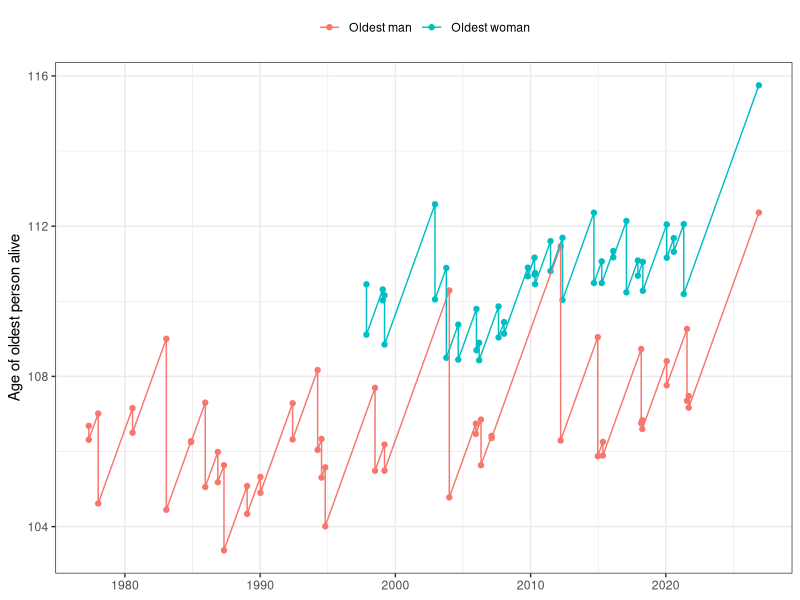

This chart was generated by the following R code:
### LONGEVITY
### 25/09/2021

## required packages
library(ggplot2)

## import data

## .. oldest woman
dfw <- read.csv2("oldest-woman.csv")
dfw$DOB <- as.Date(dfw$DOB, format = "%d/%m/%Y")
dfw$DOD <- as.Date(dfw$DOD, format = "%d/%m/%Y")

## .. oldest man
dfm <- read.csv2("oldest-man.csv")
dfm$DOB <- as.Date(dfm$DOB, format = "%d/%m/%Y")
dfm$DOD <- as.Date(dfm$DOD, format = "%d/%m/%Y")

## .. merge dataset
df <-
rbind(
  data.frame(SEX = "Oldest woman",
             DATE = head(dfw$DOD, -1),
             AGE = head((dfw$DOD - dfw$DOB) / 365, -1)),
  data.frame(SEX = "Oldest woman",
             DATE = head(dfw$DOD, -1),
             AGE = (head(dfw$DOD, -1) - tail(dfw$DOB, -1)) / 365),
  data.frame(SEX = "Oldest woman",
             DATE = Sys.Date(),
             AGE =  (Sys.Date() - tail(dfw$DOB, 1)) / 365),
  data.frame(SEX = "Oldest man",
             DATE = head(dfm$DOD, -1),
             AGE = head((dfm$DOD - dfm$DOB) / 365, -1)),
  data.frame(SEX = "Oldest man",
             DATE = head(dfm$DOD, -1),
             AGE = (head(dfm$DOD, -1) - tail(dfm$DOB, -1)) / 365),
  data.frame(SEX = "Oldest man",
             DATE = Sys.Date(),
             AGE =  (Sys.Date() - tail(dfm$DOB, 1)) / 365))

## plot
png("oldest-belgian.png", 10, 6, units = "in", res = 300)
ggplot(df, aes(x = DATE, y = as.numeric(AGE), group = SEX)) +
  geom_point(aes(col = SEX)) +
  geom_line(aes(col = SEX)) +
  labs(x = NULL, y = "Age of oldest person alive", col = NULL) +
  theme_bw() +
  theme(legend.position = "top")
dev.off()
